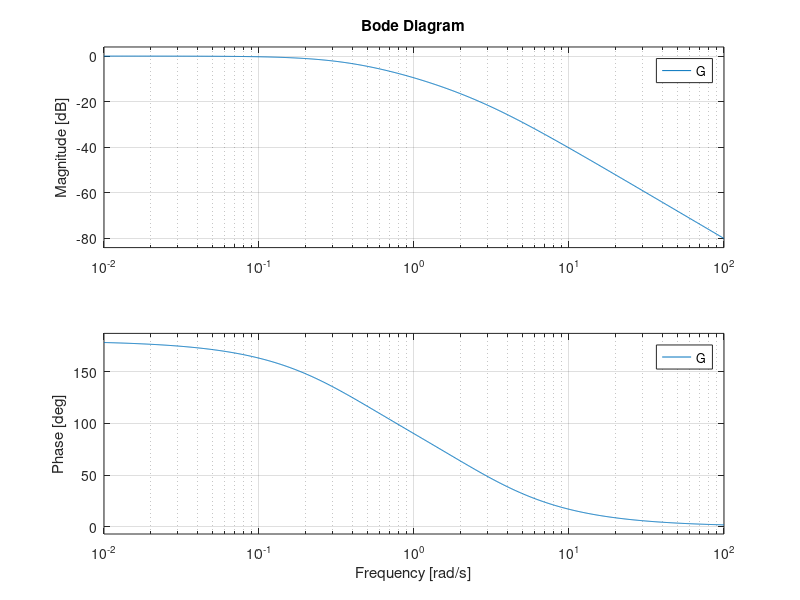

Write the MATLAB code that produced this figure.
%% Example 8
%
% (To read the Mathematics in the comments, *publish* this script.)
% 
% Recast Example 7 as a Simulink problem, but for simplicity use parameters 
% $R_1 = R_2 = R_3 = 1\; \Omega$, and $C_1 = C_2 = 1\;\mathrm{F}$. 
%
% Calculate the step response using transfer functions and check with Simulink.
%
% From a previous analysis the transfer function is:
%
% $$G(s) = \frac{V_\mathrm{out}}{V_\mathrm{in}} = \frac{-1}{R_1\left[(1/R_1 + 1/R_2 + 1/R_3 + sC_1)(sR_3C_2) + 1/R_2\right]}$$
%
% so substituting the component values we get:
%
% $$G(s) = \frac{V_\mathrm{out}}{V_\mathrm{in}} = \frac{-1}{s^2 + 3s + 1}$$
%
% We can find the step response by letting $v_\mathrm{in}(t) = u_0(t)$ so that
% $V_\mathrm{in}(s)=1/s$ then 
%
% $$V_\mathrm{out}(s) = \frac{-1}{s^2 + 3s + 1}.\frac{1}{s}$$
% 
% We can solve this by partial fraction expansion and inverse Laplace transform
% as is done in the text book with the help of Matlab's `residue` function.
%
% Here, however we'll use the LTI block that was introduced in the lecture.
%%
% Define the circuit as a transfer function
G = tf([-1],[1 3 1])
%% 
% step response is then:
step(G)
% Simples!
%% 
% Let's go a bit further by finding the frequency response:
bode(G)